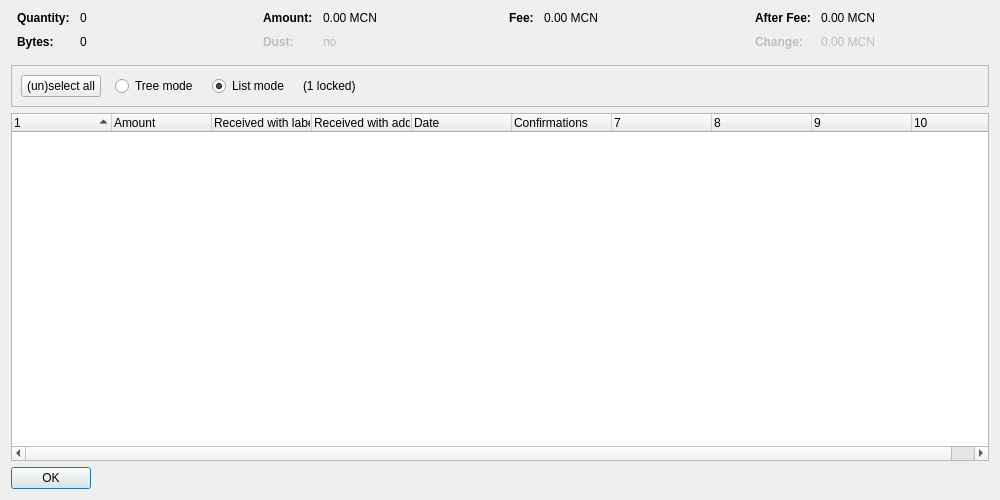
<?xml version="1.0" encoding="UTF-8"?>
<ui version="4.0">
 <class>CoinControlDialog</class>
 <widget class="QDialog" name="CoinControlDialog">
  <property name="geometry">
   <rect>
    <x>0</x>
    <y>0</y>
    <width>1000</width>
    <height>500</height>
   </rect>
  </property>
  <property name="windowTitle">
   <string>Coin Selection</string>
  </property>
  <layout class="QVBoxLayout" name="verticalLayout">
   <item>
    <layout class="QHBoxLayout" name="horizontalLayoutTop" stretch="0,0,0,0">
     <property name="topMargin">
      <number>0</number>
     </property>
     <property name="bottomMargin">
      <number>10</number>
     </property>
     <item>
      <layout class="QFormLayout" name="formLayoutCoinControl1">
       <property name="horizontalSpacing">
        <number>10</number>
       </property>
       <property name="verticalSpacing">
        <number>10</number>
       </property>
       <property name="leftMargin">
        <number>6</number>
       </property>
       <property name="rightMargin">
        <number>6</number>
       </property>
       <item row="0" column="0">
        <widget class="QLabel" name="labelCoinControlQuantityText">
         <property name="font">
          <font>
           <weight>75</weight>
           <bold>true</bold>
          </font>
         </property>
         <property name="text">
          <string>Quantity:</string>
         </property>
        </widget>
       </item>
       <item row="0" column="1">
        <widget class="QLabel" name="labelCoinControlQuantity">
         <property name="cursor">
          <cursorShape>IBeamCursor</cursorShape>
         </property>
         <property name="contextMenuPolicy">
          <enum>Qt::ActionsContextMenu</enum>
         </property>
         <property name="text">
          <string notr="true">0</string>
         </property>
         <property name="textInteractionFlags">
          <set>Qt::LinksAccessibleByMouse|Qt::TextSelectableByKeyboard|Qt::TextSelectableByMouse</set>
         </property>
        </widget>
       </item>
       <item row="1" column="0">
        <widget class="QLabel" name="labelCoinControlBytesText">
         <property name="font">
          <font>
           <weight>75</weight>
           <bold>true</bold>
          </font>
         </property>
         <property name="text">
          <string>Bytes:</string>
         </property>
        </widget>
       </item>
       <item row="1" column="1">
        <widget class="QLabel" name="labelCoinControlBytes">
         <property name="cursor">
          <cursorShape>IBeamCursor</cursorShape>
         </property>
         <property name="contextMenuPolicy">
          <enum>Qt::ActionsContextMenu</enum>
         </property>
         <property name="text">
          <string notr="true">0</string>
         </property>
         <property name="textInteractionFlags">
          <set>Qt::LinksAccessibleByMouse|Qt::TextSelectableByKeyboard|Qt::TextSelectableByMouse</set>
         </property>
        </widget>
       </item>
      </layout>
     </item>
     <item>
      <layout class="QFormLayout" name="formLayoutCoinControl2">
       <property name="horizontalSpacing">
        <number>10</number>
       </property>
       <property name="verticalSpacing">
        <number>10</number>
       </property>
       <property name="leftMargin">
        <number>6</number>
       </property>
       <property name="rightMargin">
        <number>6</number>
       </property>
       <item row="0" column="0">
        <widget class="QLabel" name="labelCoinControlAmountText">
         <property name="font">
          <font>
           <weight>75</weight>
           <bold>true</bold>
          </font>
         </property>
         <property name="text">
          <string>Amount:</string>
         </property>
        </widget>
       </item>
       <item row="0" column="1">
        <widget class="QLabel" name="labelCoinControlAmount">
         <property name="cursor">
          <cursorShape>IBeamCursor</cursorShape>
         </property>
         <property name="contextMenuPolicy">
          <enum>Qt::ActionsContextMenu</enum>
         </property>
         <property name="text">
          <string notr="true">0.00 MCN</string>
         </property>
         <property name="textInteractionFlags">
          <set>Qt::LinksAccessibleByMouse|Qt::TextSelectableByKeyboard|Qt::TextSelectableByMouse</set>
         </property>
        </widget>
       </item>
       <item row="1" column="0">
        <widget class="QLabel" name="labelCoinControlLowOutputText">
         <property name="enabled">
          <bool>false</bool>
         </property>
         <property name="font">
          <font>
           <weight>75</weight>
           <bold>true</bold>
          </font>
         </property>
         <property name="text">
          <string>Dust:</string>
         </property>
        </widget>
       </item>
       <item row="1" column="1">
        <widget class="QLabel" name="labelCoinControlLowOutput">
         <property name="enabled">
          <bool>false</bool>
         </property>
         <property name="cursor">
          <cursorShape>IBeamCursor</cursorShape>
         </property>
         <property name="contextMenuPolicy">
          <enum>Qt::ActionsContextMenu</enum>
         </property>
         <property name="text">
          <string notr="true">no</string>
         </property>
         <property name="textInteractionFlags">
          <set>Qt::LinksAccessibleByMouse|Qt::TextSelectableByKeyboard|Qt::TextSelectableByMouse</set>
         </property>
        </widget>
       </item>
      </layout>
     </item>
     <item>
      <layout class="QFormLayout" name="formLayoutCoinControl3">
       <property name="horizontalSpacing">
        <number>10</number>
       </property>
       <property name="verticalSpacing">
        <number>10</number>
       </property>
       <property name="leftMargin">
        <number>6</number>
       </property>
       <property name="rightMargin">
        <number>6</number>
       </property>
       <item row="0" column="0">
        <widget class="QLabel" name="labelCoinControlFeeText">
         <property name="font">
          <font>
           <weight>75</weight>
           <bold>true</bold>
          </font>
         </property>
         <property name="text">
          <string>Fee:</string>
         </property>
        </widget>
       </item>
       <item row="0" column="1">
        <widget class="QLabel" name="labelCoinControlFee">
         <property name="cursor">
          <cursorShape>IBeamCursor</cursorShape>
         </property>
         <property name="contextMenuPolicy">
          <enum>Qt::ActionsContextMenu</enum>
         </property>
         <property name="text">
          <string notr="true">0.00 MCN</string>
         </property>
         <property name="textInteractionFlags">
          <set>Qt::LinksAccessibleByMouse|Qt::TextSelectableByKeyboard|Qt::TextSelectableByMouse</set>
         </property>
        </widget>
       </item>
      </layout>
     </item>
     <item>
      <layout class="QFormLayout" name="formLayoutCoinControl4">
       <property name="horizontalSpacing">
        <number>10</number>
       </property>
       <property name="verticalSpacing">
        <number>10</number>
       </property>
       <property name="leftMargin">
        <number>6</number>
       </property>
       <property name="rightMargin">
        <number>6</number>
       </property>
       <item row="0" column="0">
        <widget class="QLabel" name="labelCoinControlAfterFeeText">
         <property name="font">
          <font>
           <weight>75</weight>
           <bold>true</bold>
          </font>
         </property>
         <property name="text">
          <string>After Fee:</string>
         </property>
        </widget>
       </item>
       <item row="0" column="1">
        <widget class="QLabel" name="labelCoinControlAfterFee">
         <property name="cursor">
          <cursorShape>IBeamCursor</cursorShape>
         </property>
         <property name="contextMenuPolicy">
          <enum>Qt::ActionsContextMenu</enum>
         </property>
         <property name="text">
          <string notr="true">0.00 MCN</string>
         </property>
         <property name="textInteractionFlags">
          <set>Qt::LinksAccessibleByMouse|Qt::TextSelectableByKeyboard|Qt::TextSelectableByMouse</set>
         </property>
        </widget>
       </item>
       <item row="1" column="0">
        <widget class="QLabel" name="labelCoinControlChangeText">
         <property name="enabled">
          <bool>false</bool>
         </property>
         <property name="font">
          <font>
           <weight>75</weight>
           <bold>true</bold>
          </font>
         </property>
         <property name="text">
          <string>Change:</string>
         </property>
        </widget>
       </item>
       <item row="1" column="1">
        <widget class="QLabel" name="labelCoinControlChange">
         <property name="enabled">
          <bool>false</bool>
         </property>
         <property name="cursor">
          <cursorShape>IBeamCursor</cursorShape>
         </property>
         <property name="contextMenuPolicy">
          <enum>Qt::ActionsContextMenu</enum>
         </property>
         <property name="text">
          <string notr="true">0.00 MCN</string>
         </property>
         <property name="textInteractionFlags">
          <set>Qt::LinksAccessibleByMouse|Qt::TextSelectableByKeyboard|Qt::TextSelectableByMouse</set>
         </property>
        </widget>
       </item>
      </layout>
     </item>
    </layout>
   </item>
   <item>
    <widget class="QFrame" name="frame">
     <property name="minimumSize">
      <size>
       <width>0</width>
       <height>40</height>
      </size>
     </property>
     <property name="frameShape">
      <enum>QFrame::StyledPanel</enum>
     </property>
     <property name="frameShadow">
      <enum>QFrame::Sunken</enum>
     </property>
     <layout class="QHBoxLayout" name="horizontalLayout">
      <item>
       <layout class="QHBoxLayout" name="horizontalLayoutPanel" stretch="0,0,0,0,0">
        <property name="spacing">
         <number>14</number>
        </property>
        <item>
         <widget class="QPushButton" name="pushButtonSelectAll">
          <property name="sizePolicy">
           <sizepolicy hsizetype="Maximum" vsizetype="Fixed">
            <horstretch>0</horstretch>
            <verstretch>0</verstretch>
           </sizepolicy>
          </property>
          <property name="text">
           <string>(un)select all</string>
          </property>
          <property name="autoDefault">
           <bool>false</bool>
          </property>
         </widget>
        </item>
        <item>
         <widget class="QRadioButton" name="radioTreeMode">
          <property name="sizePolicy">
           <sizepolicy hsizetype="Maximum" vsizetype="Fixed">
            <horstretch>0</horstretch>
            <verstretch>0</verstretch>
           </sizepolicy>
          </property>
          <property name="text">
           <string>Tree mode</string>
          </property>
         </widget>
        </item>
        <item>
         <widget class="QRadioButton" name="radioListMode">
          <property name="sizePolicy">
           <sizepolicy hsizetype="Maximum" vsizetype="Fixed">
            <horstretch>0</horstretch>
            <verstretch>0</verstretch>
           </sizepolicy>
          </property>
          <property name="text">
           <string>List mode</string>
          </property>
          <property name="checked">
           <bool>true</bool>
          </property>
         </widget>
        </item>
        <item>
         <widget class="QLabel" name="labelLocked">
          <property name="text">
           <string notr="true">(1 locked)</string>
          </property>
         </widget>
        </item>
        <item>
         <spacer name="horizontalSpacer">
          <property name="orientation">
           <enum>Qt::Horizontal</enum>
          </property>
          <property name="sizeHint" stdset="0">
           <size>
            <width>40</width>
            <height>20</height>
           </size>
          </property>
         </spacer>
        </item>
       </layout>
      </item>
     </layout>
    </widget>
   </item>
   <item>
    <widget class="CoinControlTreeWidget" name="treeWidget">
     <property name="contextMenuPolicy">
      <enum>Qt::CustomContextMenu</enum>
     </property>
     <property name="sortingEnabled">
      <bool>false</bool>
     </property>
     <property name="columnCount">
      <number>10</number>
     </property>
     <attribute name="headerShowSortIndicator" stdset="0">
      <bool>true</bool>
     </attribute>
     <attribute name="headerStretchLastSection">
      <bool>false</bool>
     </attribute>
     <column>
      <property name="text">
       <string/>
      </property>
     </column>
     <column>
      <property name="text">
       <string>Amount</string>
      </property>
     </column>
     <column>
      <property name="text">
       <string>Received with label</string>
      </property>
     </column>
     <column>
      <property name="text">
       <string>Received with address</string>
      </property>
     </column>
     <column>
      <property name="text">
       <string>Date</string>
      </property>
     </column>
     <column>
      <property name="text">
       <string>Confirmations</string>
      </property>
      <property name="toolTip">
       <string>Confirmed</string>
      </property>
     </column>
     <column>
      <property name="text">
       <string/>
      </property>
     </column>
     <column>
      <property name="text">
       <string/>
      </property>
     </column>
     <column>
      <property name="text">
       <string/>
      </property>
     </column>
     <column>
      <property name="text">
       <string/>
      </property>
     </column>
    </widget>
   </item>
   <item>
    <widget class="QDialogButtonBox" name="buttonBox">
     <property name="sizePolicy">
      <sizepolicy hsizetype="Maximum" vsizetype="Fixed">
       <horstretch>0</horstretch>
       <verstretch>0</verstretch>
      </sizepolicy>
     </property>
     <property name="orientation">
      <enum>Qt::Horizontal</enum>
     </property>
     <property name="standardButtons">
      <set>QDialogButtonBox::Ok</set>
     </property>
    </widget>
   </item>
  </layout>
 </widget>
 <customwidgets>
  <customwidget>
   <class>CoinControlTreeWidget</class>
   <extends>QTreeWidget</extends>
   <header>qt/coincontroltreewidget.h</header>
  </customwidget>
 </customwidgets>
 <resources/>
 <connections/>
</ui>
